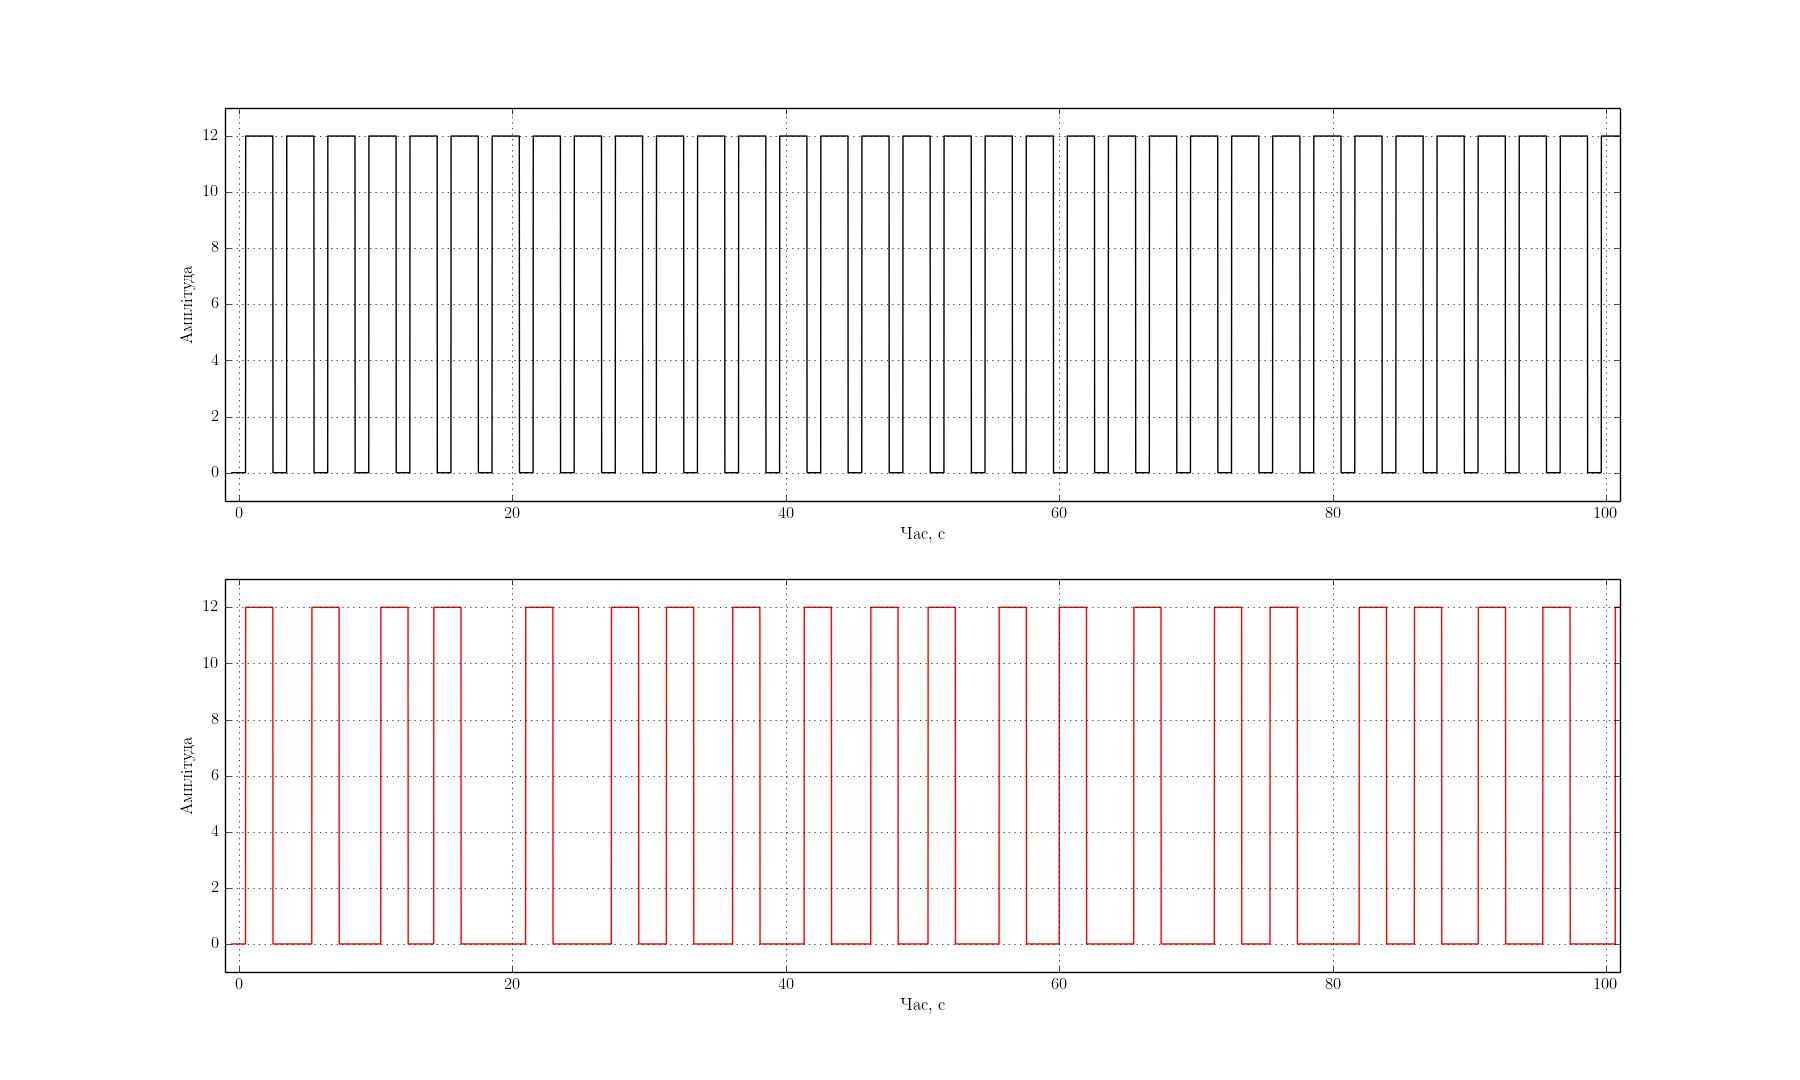

Reproduce this figure in Python.

from numpy import array, arange, abs as np_abs
import json
from math import sin, pi
import matplotlib.pyplot as plt
import matplotlib as mpl
import random
from matplotlib import rc

rc('text', usetex=True)
rc('text.latex',unicode=True)
rc('text.latex',preamble='\usepackage[utf8]{inputenc}')
rc('text.latex',preamble='\usepackage[russian]{babel}')


fd = 256.0
tmin = -0.5
tmax = 100.5
delta_t = 1.0/fd;
print ('A: ')
A = input()
print ('Ширина от 1 до 10: ')
b = input()
print ('Интервалы между импульсами: ')
a = input()
if b>10:
    print ("Импульс вылез за границы!!!")
    exit()

def f(x,imp_begin,imp_width):
    if x > imp_begin and x < imp_begin+imp_width:
        return A;
    return 0;

def gen_a1():
    return a;

def gen_a2():
    return random.uniform(1,5);

def one(ff, position, color):
    x = [];
    y = [];
    t = tmin;
    while t<=tmax:
        aa = t
        aaa = ff();
        bb = t + aaa + b
        cc = t+a
        while aa<=bb:
            x.append(t);
            y.append(f(t,cc,b));
            aa += delta_t
            t += delta_t
    plt.subplot(2,1,position)
    plt.plot(x, y, color)
    plt.xlabel(u'Час, с')
    plt.ylabel(u'Амплітуда')
    plt.grid(True)
    axes = plt.gca()
    axes.set_xlim([-1,101])
    axes.set_ylim([-1,A+1])
    plt.hold(True)
    return [x, y];

[x, y] = one(gen_a1, 1, 'k')
[x, y] = one(gen_a2, 2, 'r')
with open('data.txt', 'w') as outfile:
    json.dump({'x': x, 'y': y, 'A': A}, outfile)
plt.show()
